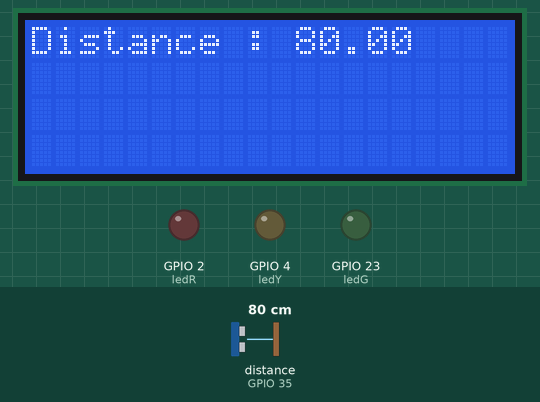
This sketch was run on a simulated ESP32. Shown: 20×4 character LCD, output pins drawn as LEDs (lit = HIGH). The test bench sets the inputs (shaded band); at power-on: distance to the obstacle (sensor on GPIO 35) 80 cm. WiFi joins after 1.5 s; servers stay silent unless stated; what the sketch prints to the serial monitor is not drawn.

Above: at 2.7 s.
2.8 s: distance to the obstacle (sensor on GPIO 35) set to 65 cm
4.4 s: distance to the obstacle (sensor on GPIO 35) set to 56 cm
At 5.7 s:
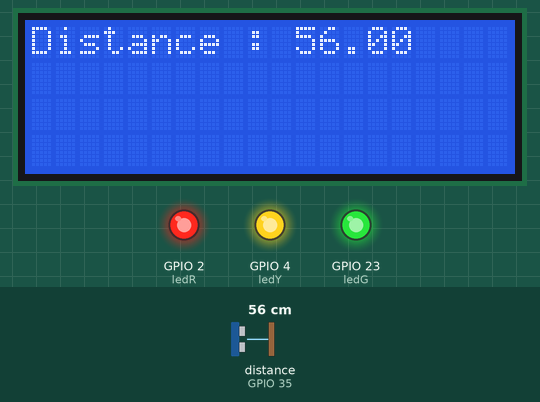
6.0 s: distance to the obstacle (sensor on GPIO 35) set to 45 cm
At 6.5 s:
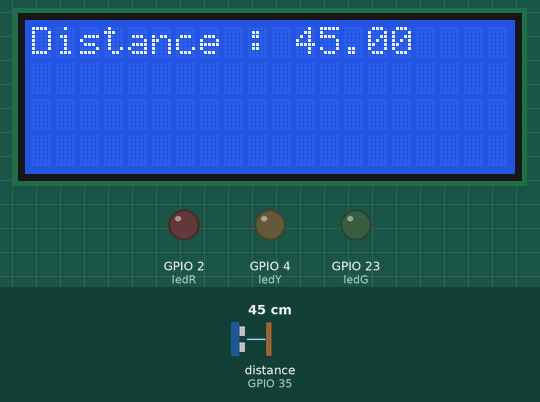
7.6 s: distance to the obstacle (sensor on GPIO 35) set to 37 cm
At 8.2 s:
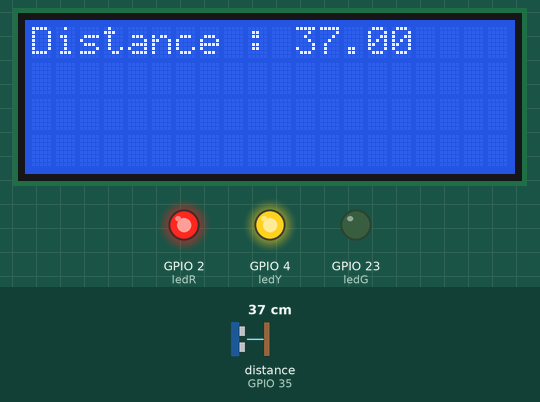
9.2 s: distance to the obstacle (sensor on GPIO 35) set to 18 cm
At 9.7 s:
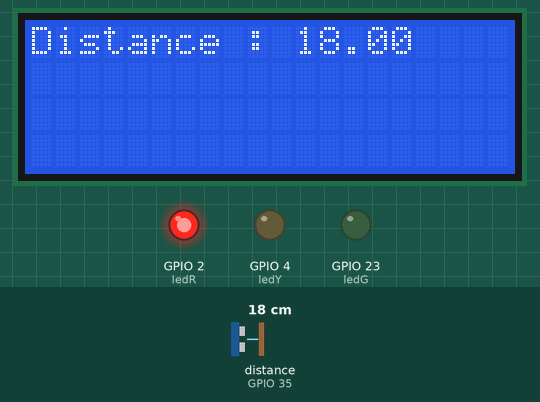
Timing chart, 0 to 11.8 s (numbered marks = the images above; inputs shaded):
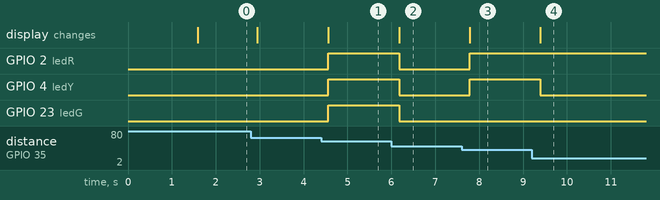

Measured:
- the behaviour switches between 61 and 60 cm on distance to the obstacle (sensor on GPIO 35) (found by bisection; images 0 and 1)
- the behaviour switches between 50 and 49 cm on distance to the obstacle (sensor on GPIO 35) (found by bisection; images 1 and 2)
- the behaviour switches between 41 and 40 cm on distance to the obstacle (sensor on GPIO 35) (found by bisection; images 2 and 3)
- after the input at 4.4 s, GPIO 2 (ledR), GPIO 4 (ledY), GPIO 23 (ledG): LOW → HIGH after 0.16 s; the display: changes after 0.16 s (image 1)
- after the input at 6.0 s, GPIO 2 (ledR), GPIO 4 (ledY), GPIO 23 (ledG): HIGH → LOW after 0.17 s; the display: changes after 0.17 s (image 2)
- after the input at 7.6 s, GPIO 2 (ledR), GPIO 4 (ledY): LOW → HIGH after 0.18 s; the display: changes after 0.18 s (image 3)
- after the input at 9.2 s, GPIO 4 (ledY): HIGH → LOW after 0.19 s; the display: changes after 0.19 s (image 4)

The sketch:

line_alarm_test_with_ultrasonic_sensor.ino
```cpp
#include<UltraDistSensor.h>
#include <Wire.h>
#include <WiFi.h>
#include <LiquidCrystal_I2C.h>
#include <TridentTD_LineNotify.h>

#define SSID        "vivo"   //ใส่ชื่อ Wifi
#define PASSWORD    "SweetTim"   //ใส่รหัส Wifi
#define LINE_TOKEN  "sLfal79Y8bT0uRcVazpFEd3nKU9XKcJ9SgyU3hMsLDo"

#define ledR 2
#define ledY 4
#define ledG 23

LiquidCrystal_I2C lcd(0x27, 20, 4);

UltraDistSensor mysensor;
float reading;

void setup() {
  Serial.begin(115200);
  pinMode(ledR, OUTPUT);
  pinMode(ledY, OUTPUT);
  pinMode(ledG, OUTPUT);

  Serial.println(LINE.getVersion());
  WiFi.begin(SSID, PASSWORD);
  Serial.printf("WiFi connecting ",  SSID);
  while (WiFi.status() != WL_CONNECTED) {
    Serial.print(".");
    delay(500);
  }
  Serial.printf("\nWiFi connected\nIP : ");
  Serial.println(WiFi.localIP());
  LINE.setToken(LINE_TOKEN);

  lcd.init();
  lcd.backlight();
  mysensor.attach(32, 35);
}

void loop() {
  reading = mysensor.distanceInCm();
  lcd.setCursor(0, 0);
  lcd.print("Distance : ");
  lcd.print(reading);
  Serial.print("Distance : ");
  Serial.println(reading);
  LED();
  line();
  delay(250);
}

void LED() {
  if (reading >= 10 && reading <= 20) {
    digitalWrite(ledR, HIGH);
    digitalWrite(ledY, LOW);
    digitalWrite(ledG, LOW);
  } else if (reading >= 30 && reading <= 40) {
    digitalWrite(ledR, HIGH);
    digitalWrite(ledY, HIGH);
    digitalWrite(ledG, LOW);
  } else if (reading >= 50 && reading <= 60) {
    digitalWrite(ledR, HIGH);
    digitalWrite(ledY, HIGH);
    digitalWrite(ledG, HIGH);
  } else {
    digitalWrite(ledR, LOW);
    digitalWrite(ledY, LOW);
    digitalWrite(ledG, LOW);
  }
}
void line() {
  if ( reading < 20) {
    LINE.notify("Distance : " + String(reading) + " cm");
    delay(1000);
  }
}
```
